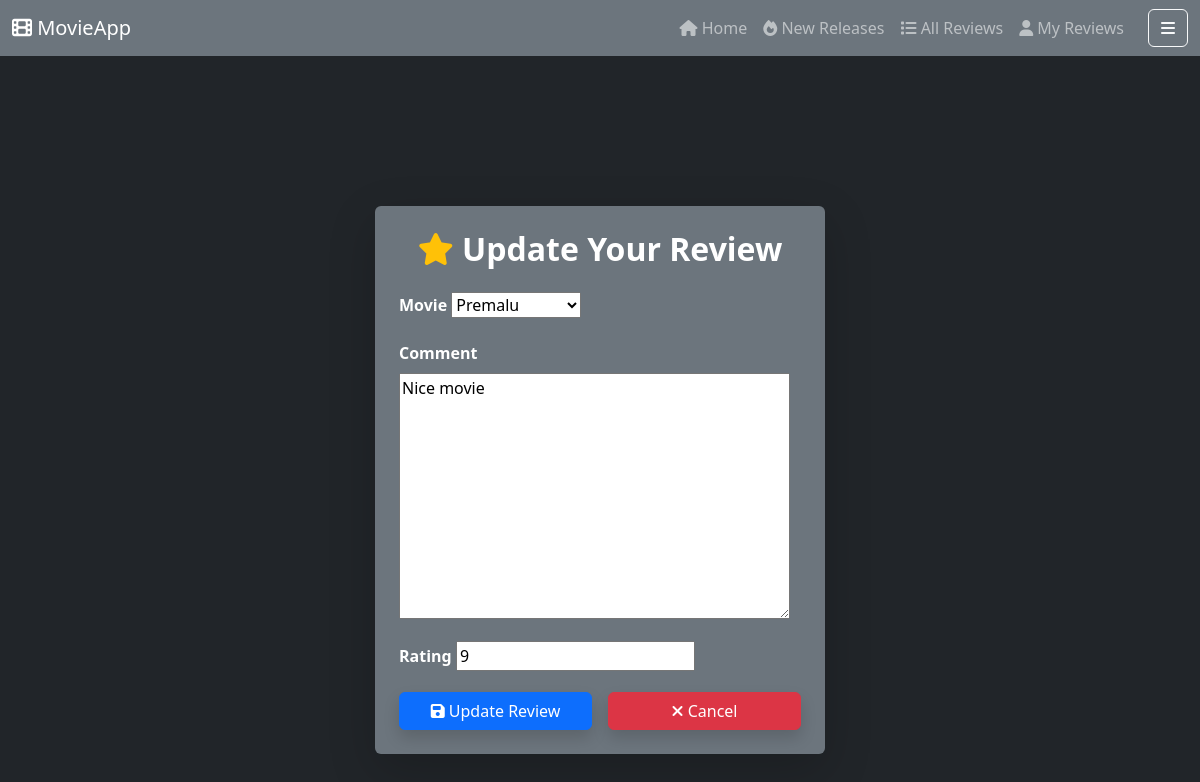
/review/UpdateReview/4 (signed in), run on the app's committed database.
### movieapp/models.py (models this page shows)
class Review(models.Model):
    user = models.ForeignKey(User, on_delete=models.CASCADE)
    movie = models.ForeignKey("Movie", on_delete=models.CASCADE)
    comment = models.TextField()
    created_at = models.DateTimeField(auto_now_add=True)
    rating = models.IntegerField(
        validators=[
            MinValueValidator(1),
            MaxValueValidator(10)
        ]
    )

### movieapp/views.py (the view, shortened to what this page needs)
# urls.py: path('review/UpdateReview/<int:pk>',UpdateReviewView.as_view(),name='updatereview'),
@method_decorator([is_login, is_user], name='dispatch')
class UpdateReviewView(View):
    def get(self, request, pk):
        data = Review.objects.get(id=pk)
        form = ReviewForm(instance=data)
        return render(request, "updatereview.html", {"form": form})

### movieapp/forms.py
class ReviewForm(forms.ModelForm):
    movie = forms.ModelChoiceField(
        queryset=Movie.objects.all(),
        empty_label="Select a movie"
    )
    class Meta:
        model = Review
        fields = ['movie', 'comment', 'rating']
        labels = {
            'movie':"Movie",
            'Comment':'Comment',
            'rating':'Rating'
        }

### movieapp/models.py (called while the page is built)
    def __str__(self):
        return f"{self.name}"

### movieapp/views.py (called while the page is built)
def is_login(fn):
    def wrapper(request, *args, **kwargs):
        if not request.user.is_authenticated:
            return redirect("login")
        return fn(request, *args, **kwargs)
    return wrapper

def is_user(fn):
    def wrapper(request, *args, **kwargs):
        id = kwargs.get("pk")
        data = Review.objects.get(id=id)
        if data.user == request.user:
            return fn(request, *args, **kwargs)
        return redirect("login")
    return wrapper

### movieapp/templates/updatereview.html (shortened to what this page needs)
{% extends 'base.html' %}
{% block content %}
<div class="d-flex justify-content-center align-items-center vh-100 bg-dark text-white">
    <div class="container p-4 bg-secondary rounded shadow-lg" style="max-width: 450px; width: 100%;">
        <h2 class="mb-4 text-center fw-bold">
            <i class="fas fa-star text-warning"></i> Update Your Review
        </h2>
        <form method="post" id="reviewForm">
            {% for i in form %}
            <div class="mb-3">
                <label class="form-label fw-semibold">{{ i.label }}</label>
                {{ i }}
            </div>
            {% endfor %}
            <div class="d-flex gap-3">
                <button type="submit" class="btn btn-primary w-100 shadow">
                    <i class="fas fa-save"></i> Update Review
                </button>
                <a href="{% url 'myreviews' %}" class="btn btn-danger w-100 shadow">
                    <i class="fas fa-times"></i> Cancel
                </a>
            </div>
        </form>
    </div>
</div>
{% endblock %}

### data on the page
Review: form "Premalu" "Nice movie" "9"

### other printed values
{{ i.label }} "Movie" "Comment" "Rating"
